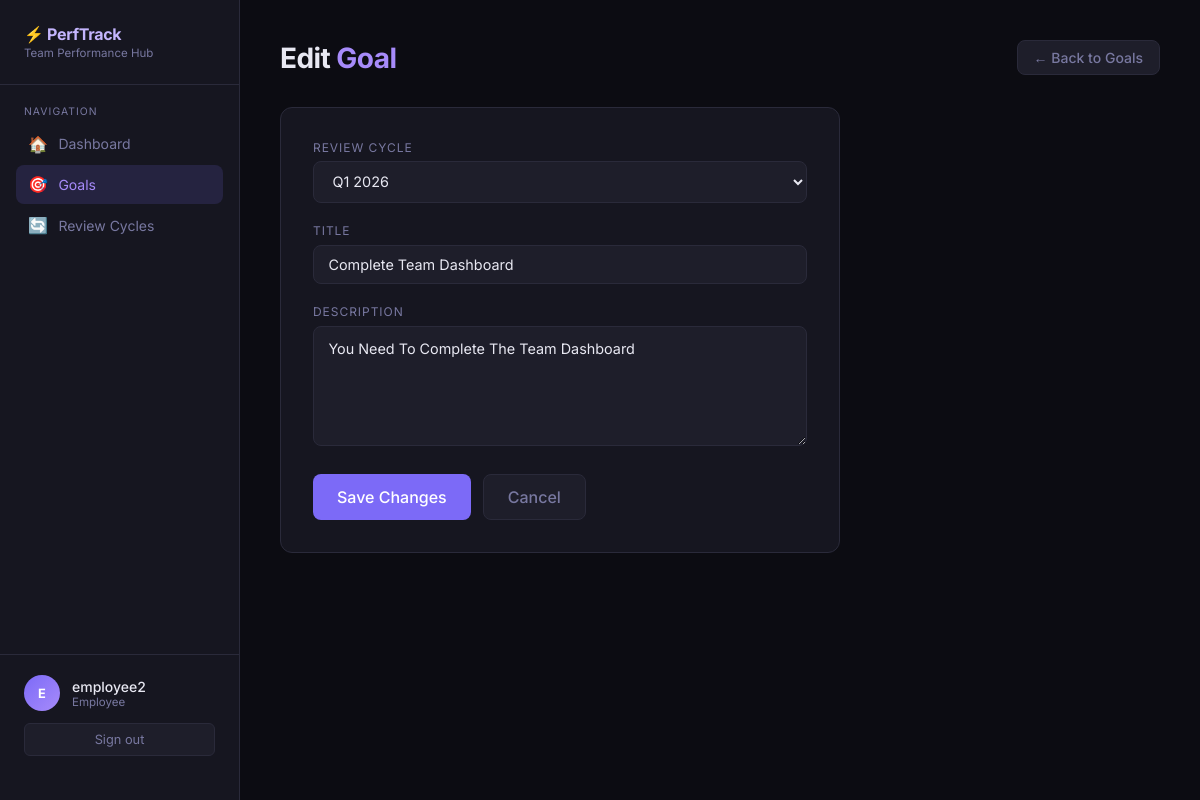
The app's page /goals/2/edit/ (signed in) with its own data.
### users/models.py (models this page shows, shortened)
class User(AbstractUser):
    ROLE_CHOICES = (
        ('EMPLOYEE', 'Employee'),
        ('MANAGER', 'Manager'),
    )
    role = models.CharField(
        max_length=20,
        choices=ROLE_CHOICES,
        default='EMPLOYEE'
    )
    manager = models.ForeignKey(
        'self',
        null=True,
        blank=True,
        on_delete=models.SET_NULL,
        related_name='team_members'
    )

### goals/models.py (models this page shows, shortened)
class Goal(models.Model):
    STATUS_CHOICES = (
        ('NOT_STARTED', 'Not Started'),
        ('IN_PROGRESS', 'In Progress'),
        ('COMPLETED', 'Completed'),
    )
    employee = models.ForeignKey(
        settings.AUTH_USER_MODEL,
        on_delete=models.CASCADE
    )
    review_cycle = models.ForeignKey(
        ReviewCycle,
        on_delete=models.CASCADE
    )
    title = models.CharField(max_length=255)
    description = models.TextField(blank=True)
    status = models.CharField(
        max_length=20,
        choices=STATUS_CHOICES,
        default='NOT_STARTED'
    )
    created_at = models.DateTimeField(auto_now_add=True)
    updated_at = models.DateTimeField(auto_now=True)

### goals/views.py (the view)
# urls.py: path('<int:pk>/edit/',          views.edit_goal,          name='edit_goal'),
@login_required
def edit_goal(request, pk):
    goal = get_object_or_404(Goal, pk=pk)
    if goal.employee != request.user:
        messages.error(request, 'You can only edit your own goals.')
        return redirect('goal_list')
    if goal.review_cycle.status != 'OPEN':
        messages.error(request, f'Goals cannot be edited once their cycle is "{goal.review_cycle.get_status_display()}".')
        return redirect('goal_list')
    if request.method == 'POST':
        form = GoalForm(request.POST, instance=goal)
        if form.is_valid():
            form.save()
            messages.success(request, 'Goal updated.')
            return redirect('goal_list')
    else:
        form = GoalForm(instance=goal)
    return render(request, 'goals/edit_goal.html', {'form': form, 'goal': goal})

### goals/forms.py
class GoalForm(forms.ModelForm):
    class Meta:
        model = Goal
        fields = ['review_cycle', 'title', 'description']
        widgets = {
            'description': forms.Textarea(attrs={'rows': 4}),
        }

### cycles/models.py (called while the page is built)
    def __str__(self):
        return self.title

### templates/goals/edit_goal.html (shortened to what this page needs)
{% extends "base.html" %}
{% block nav_goals %}active{% endblock %}
{% block content %}
<div class="page-header">
    <h1 class="page-title">Edit <span>Goal</span></h1>
    <a href="{% url 'goal_list' %}" class="btn btn-ghost">← Back to Goals</a>
</div>
<div class="card" style="max-width:560px;">
    <form method="post">
        {% for field in form %}
        <div class="form-group">
            <label for="{{ field.id_for_label }}">{{ field.label }}</label>
            {{ field }}
        </div>
        {% endfor %}
        <div class="actions-row" style="margin-top:1.5rem;">
            <button type="submit" class="btn btn-primary btn-lg">Save Changes</button>
            <a href="{% url 'goal_list' %}" class="btn btn-ghost btn-lg">Cancel</a>
        </div>
    </form>
</div>
{% endblock %}

### templates/base.html (shortened to what this page needs)
<!DOCTYPE html>
<html lang="en">
<head>
</head>
<body>
    <div class="layout">
        <aside class="sidebar">
            <div class="sidebar-logo">
                <div class="brand">⚡ PerfTrack</div>
                <div class="brand-sub">Team Performance Hub</div>
            </div>
            <div class="nav-section">
                <div class="nav-label">Navigation</div>
                <a href="/" class="nav-item {% block nav_dashboard %}{% endblock %}">
                    <span class="icon">🏠</span> Dashboard
                </a>
                <a href="/goals/" class="nav-item {% block nav_goals %}{% endblock %}">
                    <span class="icon">🎯</span> Goals
                </a>
                <a href="/cycles/" class="nav-item {% block nav_cycles %}{% endblock %}">
                    <span class="icon">🔄</span> Review Cycles
                </a>
            </div>
            <div class="sidebar-footer">
                <div class="user-info">
                    <div class="avatar">{{ request.user.username|first|upper }}</div>
                    <div>
                        <div class="user-name">{{ request.user.username }}</div>
                        <div class="user-role">
                            {% if request.user.is_superuser %}Admin
                            {% elif request.user.role == 'MANAGER' %}Manager
                            {% else %}Employee{% endif %}
                        </div>
                    </div>
                </div>
                <form method="post" action="/logout/">
                    <button type="submit" class="logout-btn">Sign out</button>
                </form>
            </div>
        </aside>
        <main class="main">
            {% block content %}{% endblock %}
        </main>
    </div>
</body>
</html>

### records on screen
User: user.username|first "E", user.username "employee2"
Goal: form "Q1 2026" "Complete Team Dashboard" "You Need To Complete The Team Dashboard"

### other values on screen
{{ field.label }} "REVIEW CYCLE" "TITLE" "DESCRIPTION"
